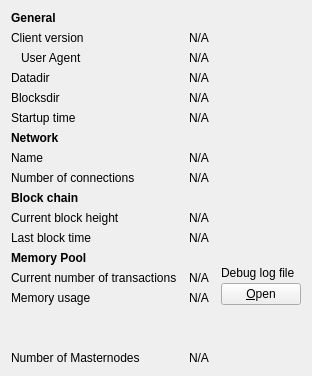
     <widget class="QWidget" name="tab_info">
      <attribute name="title">
       <string>&amp;Information</string>
      </attribute>
      <layout class="QGridLayout" name="gridLayout" columnstretch="0,1,0">
       <property name="horizontalSpacing">
        <number>12</number>
       </property>
       <item row="0" column="0">
        <widget class="QLabel" name="label_9">
         <property name="font">
          <font>
           <weight>75</weight>
           <bold>true</bold>
          </font>
         </property>
         <property name="text">
          <string>General</string>
         </property>
        </widget>
       </item>
       <item row="1" column="0">
        <widget class="QLabel" name="label_6">
         <property name="text">
          <string>Client version</string>
         </property>
        </widget>
       </item>
       <item row="1" column="1" colspan="2">
        <widget class="QLabel" name="clientVersion">
         <property name="cursor">
          <cursorShape>IBeamCursor</cursorShape>
         </property>
         <property name="text">
          <string>N/A</string>
         </property>
         <property name="textFormat">
          <enum>Qt::PlainText</enum>
         </property>
         <property name="textInteractionFlags">
          <set>Qt::LinksAccessibleByMouse|Qt::TextSelectableByKeyboard|Qt::TextSelectableByMouse</set>
         </property>
        </widget>
       </item>
       <item row="2" column="0">
        <widget class="QLabel" name="labelClientUserAgent">
         <property name="text">
          <string>User Agent</string>
         </property>
         <property name="indent">
          <number>10</number>
         </property>
        </widget>
       </item>
       <item row="2" column="1" colspan="2">
        <widget class="QLabel" name="clientUserAgent">
         <property name="cursor">
          <cursorShape>IBeamCursor</cursorShape>
         </property>
         <property name="text">
          <string>N/A</string>
         </property>
         <property name="textFormat">
          <enum>Qt::PlainText</enum>
         </property>
         <property name="textInteractionFlags">
          <set>Qt::LinksAccessibleByMouse|Qt::TextSelectableByKeyboard|Qt::TextSelectableByMouse</set>
         </property>
        </widget>
       </item>
       <item row="3" column="0">
        <widget class="QLabel" name="label_12">
         <property name="text">
          <string>Datadir</string>
         </property>
        </widget>
       </item>
       <item row="3" column="1" colspan="2">
        <widget class="QLabel" name="dataDir">
         <property name="cursor">
          <cursorShape>IBeamCursor</cursorShape>
         </property>
         <property name="toolTip">
          <string>To specify a non-default location of the data directory use the '%1' option.</string>
         </property>
         <property name="text">
          <string>N/A</string>
         </property>
         <property name="textFormat">
          <enum>Qt::PlainText</enum>
         </property>
         <property name="wordWrap">
          <bool>true</bool>
         </property>
         <property name="textInteractionFlags">
          <set>Qt::LinksAccessibleByMouse|Qt::TextSelectableByKeyboard|Qt::TextSelectableByMouse</set>
         </property>
        </widget>
       </item>
       <item row="4" column="0">
        <widget class="QLabel" name="label_11">
         <property name="text">
          <string>Blocksdir</string>
         </property>
        </widget>
       </item>
       <item row="4" column="1" colspan="2">
        <widget class="QLabel" name="blocksDir">
         <property name="cursor">
          <cursorShape>IBeamCursor</cursorShape>
         </property>
         <property name="toolTip">
          <string>To specify a non-default location of the blocks directory use the '%1' option.</string>
         </property>
         <property name="text">
          <string>N/A</string>
         </property>
         <property name="textFormat">
          <enum>Qt::PlainText</enum>
         </property>
         <property name="wordWrap">
          <bool>true</bool>
         </property>
         <property name="textInteractionFlags">
          <set>Qt::LinksAccessibleByMouse|Qt::TextSelectableByKeyboard|Qt::TextSelectableByMouse</set>
         </property>
        </widget>
       </item>
       <item row="5" column="0">
        <widget class="QLabel" name="label_13">
         <property name="text">
          <string>Startup time</string>
         </property>
        </widget>
       </item>
       <item row="5" column="1" colspan="2">
        <widget class="QLabel" name="startupTime">
         <property name="cursor">
          <cursorShape>IBeamCursor</cursorShape>
         </property>
         <property name="text">
          <string>N/A</string>
         </property>
         <property name="textFormat">
          <enum>Qt::PlainText</enum>
         </property>
         <property name="textInteractionFlags">
          <set>Qt::LinksAccessibleByMouse|Qt::TextSelectableByKeyboard|Qt::TextSelectableByMouse</set>
         </property>
        </widget>
       </item>
       <item row="6" column="0">
        <widget class="QLabel" name="labelNetwork">
         <property name="font">
          <font>
           <weight>75</weight>
           <bold>true</bold>
          </font>
         </property>
         <property name="text">
          <string>Network</string>
         </property>
        </widget>
       </item>
       <item row="7" column="0">
        <widget class="QLabel" name="label_8">
         <property name="text">
          <string>Name</string>
         </property>
        </widget>
       </item>
       <item row="7" column="1" colspan="2">
        <widget class="QLabel" name="networkName">
         <property name="cursor">
          <cursorShape>IBeamCursor</cursorShape>
         </property>
         <property name="text">
          <string>N/A</string>
         </property>
         <property name="textFormat">
          <enum>Qt::PlainText</enum>
         </property>
         <property name="textInteractionFlags">
          <set>Qt::LinksAccessibleByMouse|Qt::TextSelectableByKeyboard|Qt::TextSelectableByMouse</set>
         </property>
        </widget>
       </item>
       <item row="8" column="0">
        <widget class="QLabel" name="label_7">
         <property name="text">
          <string>Number of connections</string>
         </property>
        </widget>
       </item>
       <item row="8" column="1" colspan="2">
        <widget class="QLabel" name="numberOfConnections">
         <property name="cursor">
          <cursorShape>IBeamCursor</cursorShape>
         </property>
         <property name="text">
          <string>N/A</string>
         </property>
         <property name="textFormat">
          <enum>Qt::PlainText</enum>
         </property>
         <property name="textInteractionFlags">
          <set>Qt::LinksAccessibleByMouse|Qt::TextSelectableByKeyboard|Qt::TextSelectableByMouse</set>
         </property>
        </widget>
       </item>
       <item row="9" column="0">
        <widget class="QLabel" name="label_10">
         <property name="font">
          <font>
           <weight>75</weight>
           <bold>true</bold>
          </font>
         </property>
         <property name="text">
          <string>Block chain</string>
         </property>
        </widget>
       </item>
       <item row="10" column="0">
        <widget class="QLabel" name="label_3">
         <property name="text">
          <string>Current block height</string>
         </property>
        </widget>
       </item>
       <item row="10" column="1" colspan="2">
        <widget class="QLabel" name="numberOfBlocks">
         <property name="cursor">
          <cursorShape>IBeamCursor</cursorShape>
         </property>
         <property name="text">
          <string>N/A</string>
         </property>
         <property name="textFormat">
          <enum>Qt::PlainText</enum>
         </property>
         <property name="textInteractionFlags">
          <set>Qt::LinksAccessibleByMouse|Qt::TextSelectableByKeyboard|Qt::TextSelectableByMouse</set>
         </property>
        </widget>
       </item>
       <item row="11" column="0">
        <widget class="QLabel" name="labelLastBlockTime">
         <property name="text">
          <string>Last block time</string>
         </property>
        </widget>
       </item>
       <item row="11" column="1" colspan="2">
        <widget class="QLabel" name="lastBlockTime">
         <property name="cursor">
          <cursorShape>IBeamCursor</cursorShape>
         </property>
         <property name="text">
          <string>N/A</string>
         </property>
         <property name="textFormat">
          <enum>Qt::PlainText</enum>
         </property>
         <property name="textInteractionFlags">
          <set>Qt::LinksAccessibleByMouse|Qt::TextSelectableByKeyboard|Qt::TextSelectableByMouse</set>
         </property>
        </widget>
       </item>
       <item row="12" column="0">
        <widget class="QLabel" name="labelMempoolTitle">
         <property name="font">
          <font>
           <weight>75</weight>
           <bold>true</bold>
          </font>
         </property>
         <property name="text">
          <string>Memory Pool</string>
         </property>
        </widget>
       </item>
       <item row="13" column="0">
        <widget class="QLabel" name="labelNumberOfTransactions">
         <property name="text">
          <string>Current number of transactions</string>
         </property>
        </widget>
       </item>
       <item row="13" column="1">
        <widget class="QLabel" name="mempoolNumberTxs">
         <property name="cursor">
          <cursorShape>IBeamCursor</cursorShape>
         </property>
         <property name="text">
          <string>N/A</string>
         </property>
         <property name="textFormat">
          <enum>Qt::PlainText</enum>
         </property>
         <property name="textInteractionFlags">
          <set>Qt::LinksAccessibleByMouse|Qt::TextSelectableByKeyboard|Qt::TextSelectableByMouse</set>
         </property>
        </widget>
       </item>
       <item row="14" column="0">
        <widget class="QLabel" name="labelMemoryUsage">
         <property name="text">
          <string>Memory usage</string>
         </property>
        </widget>
       </item>
       <item row="14" column="1">
        <widget class="QLabel" name="mempoolSize">
         <property name="cursor">
          <cursorShape>IBeamCursor</cursorShape>
         </property>
         <property name="text">
          <string>N/A</string>
         </property>
         <property name="textFormat">
          <enum>Qt::PlainText</enum>
         </property>
         <property name="textInteractionFlags">
          <set>Qt::LinksAccessibleByMouse|Qt::TextSelectableByKeyboard|Qt::TextSelectableByMouse</set>
         </property>
        </widget>
       </item>
        <item row="16" column="0">
        <widget class="QLabel" name="masternodeCountLabel">
         <property name="text">
          <string>Number of Masternodes</string>
         </property>
        </widget>
       </item>
       <item row="16" column="1">
        <widget class="QLabel" name="masternodeCount">
         <property name="text">
          <string>N/A</string>
         </property>
        </widget>
       </item>
       <item row="12" column="2" rowspan="3">
        <layout class="QVBoxLayout" name="verticalLayoutDebugButton">
         <property name="spacing">
          <number>3</number>
         </property>
         <item>
          <spacer name="verticalSpacer_2">
           <property name="orientation">
            <enum>Qt::Vertical</enum>
           </property>
           <property name="sizeHint" stdset="0">
            <size>
             <width>10</width>
             <height>5</height>
            </size>
           </property>
          </spacer>
         </item>
         <item>
          <widget class="QLabel" name="labelDebugLogfile">
           <property name="text">
            <string>Debug log file</string>
           </property>
          </widget>
         </item>
         <item>
          <widget class="QPushButton" name="openDebugLogfileButton">
           <property name="toolTip">
            <string>Open the %1 debug log file from the current data directory. This can take a few seconds for large log files.</string>
           </property>
           <property name="text">
            <string>&amp;Open</string>
           </property>
           <property name="autoDefault">
            <bool>false</bool>
           </property>
          </widget>
         </item>
        </layout>
       </item>
       <item row="15" column="0">
        <spacer name="verticalSpacer">
         <property name="orientation">
          <enum>Qt::Vertical</enum>
         </property>
         <property name="sizeHint" stdset="0">
          <size>
           <width>20</width>
           <height>40</height>
          </size>
         </property>
        </spacer>
       </item>
      </layout>
     </widget>
